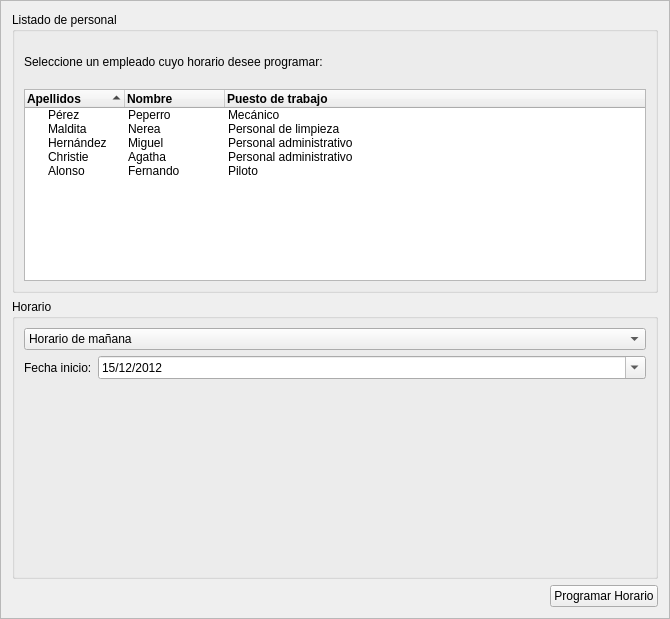
<?xml version="1.0" encoding="UTF-8"?>
<ui version="4.0">
 <class>FProgramarhorarios</class>
 <widget class="QFrame" name="FProgramarhorarios">
  <property name="geometry">
   <rect>
    <x>0</x>
    <y>0</y>
    <width>670</width>
    <height>619</height>
   </rect>
  </property>
  <property name="windowTitle">
   <string>Frame</string>
  </property>
  <property name="frameShape">
   <enum>QFrame::StyledPanel</enum>
  </property>
  <property name="frameShadow">
   <enum>QFrame::Raised</enum>
  </property>
  <layout class="QVBoxLayout" name="verticalLayout_2">
   <item>
    <widget class="QGroupBox" name="groupBox">
     <property name="title">
      <string>Listado de personal</string>
     </property>
     <layout class="QVBoxLayout" name="verticalLayout">
      <item>
       <widget class="QLabel" name="label">
        <property name="text">
         <string>Seleccione un empleado cuyo horario desee programar:</string>
        </property>
       </widget>
      </item>
      <item>
       <widget class="QTreeWidget" name="treeWidget">
        <property name="sizePolicy">
         <sizepolicy hsizetype="Minimum" vsizetype="Minimum">
          <horstretch>0</horstretch>
          <verstretch>0</verstretch>
         </sizepolicy>
        </property>
        <property name="maximumSize">
         <size>
          <width>10000000</width>
          <height>16777215</height>
         </size>
        </property>
        <property name="sortingEnabled">
         <bool>true</bool>
        </property>
        <column>
         <property name="text">
          <string>Apellidos</string>
         </property>
         <property name="font">
          <font>
           <weight>75</weight>
           <bold>true</bold>
          </font>
         </property>
        </column>
        <column>
         <property name="text">
          <string>Nombre</string>
         </property>
         <property name="font">
          <font>
           <weight>75</weight>
           <bold>true</bold>
          </font>
         </property>
        </column>
        <column>
         <property name="text">
          <string>Puesto de trabajo</string>
         </property>
         <property name="font">
          <font>
           <weight>75</weight>
           <bold>true</bold>
          </font>
         </property>
        </column>
        <item>
         <property name="text">
          <string>Pérez</string>
         </property>
         <property name="text">
          <string>Peperro</string>
         </property>
         <property name="text">
          <string>Mecánico</string>
         </property>
        </item>
        <item>
         <property name="text">
          <string>Maldita</string>
         </property>
         <property name="text">
          <string>Nerea</string>
         </property>
         <property name="text">
          <string>Personal de limpieza</string>
         </property>
        </item>
        <item>
         <property name="text">
          <string>Hernández</string>
         </property>
         <property name="text">
          <string>Miguel</string>
         </property>
         <property name="text">
          <string>Personal administrativo</string>
         </property>
        </item>
        <item>
         <property name="text">
          <string>Christie</string>
         </property>
         <property name="text">
          <string>Agatha</string>
         </property>
         <property name="text">
          <string>Personal administrativo</string>
         </property>
        </item>
        <item>
         <property name="text">
          <string>Alonso</string>
         </property>
         <property name="text">
          <string>Fernando</string>
         </property>
         <property name="text">
          <string>Piloto</string>
         </property>
        </item>
       </widget>
      </item>
     </layout>
    </widget>
   </item>
   <item>
    <widget class="QGroupBox" name="groupBox_2">
     <property name="title">
      <string>Horario</string>
     </property>
     <layout class="QFormLayout" name="formLayout">
      <item row="0" column="0" colspan="2">
       <widget class="QComboBox" name="comboBox_3">
        <item>
         <property name="text">
          <string>Horario de mañana</string>
         </property>
        </item>
        <item>
         <property name="text">
          <string>Horario de tarde</string>
         </property>
        </item>
        <item>
         <property name="text">
          <string>Horario de noche</string>
         </property>
        </item>
       </widget>
      </item>
      <item row="1" column="0">
       <widget class="QLabel" name="label_2">
        <property name="text">
         <string>Fecha inicio:</string>
        </property>
       </widget>
      </item>
      <item row="1" column="1">
       <widget class="QDateTimeEdit" name="fechaOrigen">
        <property name="minimumSize">
         <size>
          <width>300</width>
          <height>0</height>
         </size>
        </property>
        <property name="dateTime">
         <datetime>
          <hour>0</hour>
          <minute>0</minute>
          <second>0</second>
          <year>2012</year>
          <month>12</month>
          <day>15</day>
         </datetime>
        </property>
        <property name="date">
         <date>
          <year>2012</year>
          <month>12</month>
          <day>15</day>
         </date>
        </property>
        <property name="time">
         <time>
          <hour>0</hour>
          <minute>0</minute>
          <second>0</second>
         </time>
        </property>
        <property name="currentSection">
         <enum>QDateTimeEdit::DaySection</enum>
        </property>
        <property name="displayFormat">
         <string>dd/MM/yyyy</string>
        </property>
        <property name="calendarPopup">
         <bool>true</bool>
        </property>
       </widget>
      </item>
     </layout>
    </widget>
   </item>
   <item>
    <layout class="QHBoxLayout" name="horizontalLayout">
     <item>
      <spacer name="horizontalSpacer">
       <property name="orientation">
        <enum>Qt::Horizontal</enum>
       </property>
       <property name="sizeHint" stdset="0">
        <size>
         <width>418</width>
         <height>20</height>
        </size>
       </property>
      </spacer>
     </item>
     <item>
      <widget class="QPushButton" name="pushButton_3">
       <property name="maximumSize">
        <size>
         <width>1000000</width>
         <height>16777215</height>
        </size>
       </property>
       <property name="text">
        <string>Programar Horario</string>
       </property>
      </widget>
     </item>
    </layout>
   </item>
  </layout>
  <zorder>groupBox</zorder>
  <zorder>groupBox_2</zorder>
  <zorder>pushButton_3</zorder>
  <zorder>horizontalSpacer</zorder>
  <zorder>horizontalSpacer</zorder>
 </widget>
 <resources/>
 <connections/>
</ui>
